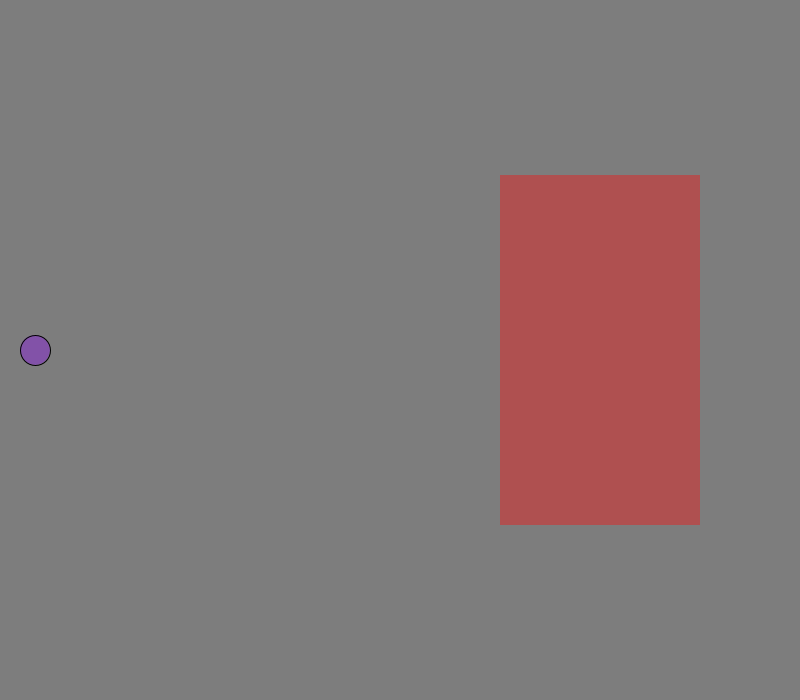
Frame 1 (no input)
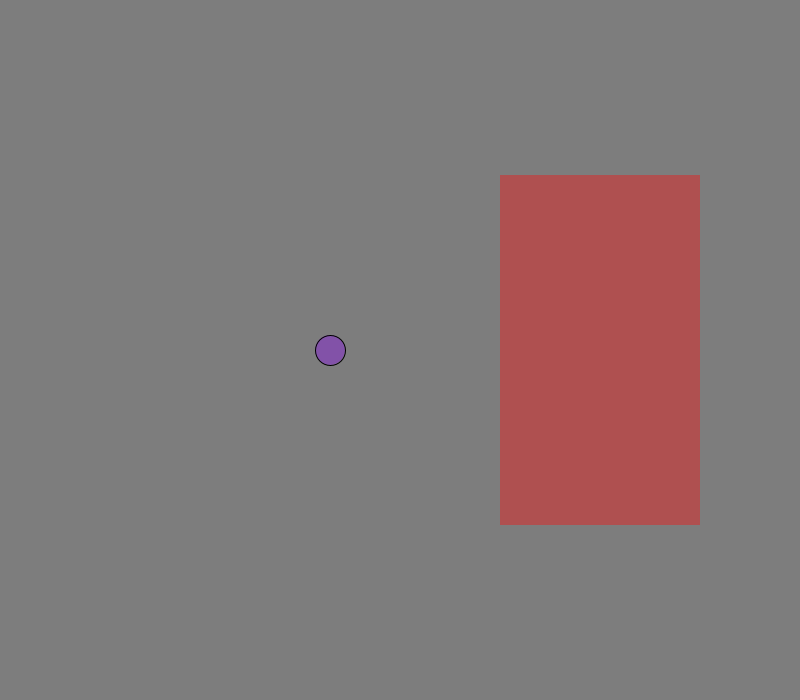
Frame 60 (the mouse pressed at the canvas centre just before this capture)
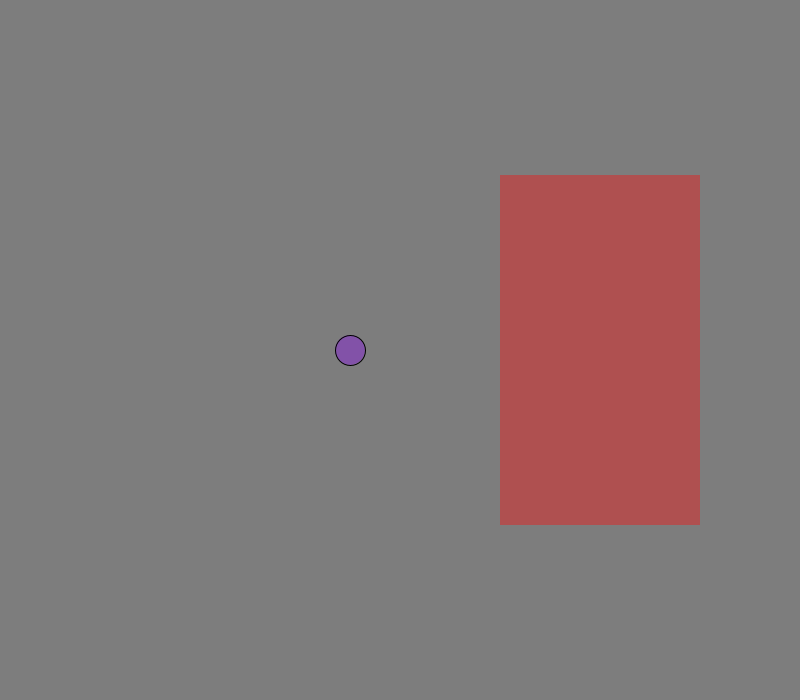
Frame 120 (the mouse held since frame 60 and released just before this capture)

The Processing sketch that drew these frames (run headless with seeded random() and noise(); from frame 60 on, the mouse is pressed at the canvas centre):

// Processing sketch: question_1
// ── question_1.pde
/*
Draw a rectangle somewhere on the screen. Create a ball that moves in a straight horizontal line,
ensuring that the ball’s path will cross that of the rectangle. When the ball hits the rectangle,
it should bounce and start moving in the opposite direction. Similarly, if the ball hits the edge
of the screen, it should bounce.
*/

/////////////////////
// Global Variables
/////////////////////

final int ballSize = 30;
int ballSpeed = 5;
int ballX;
int boxWidth;
int boxHeight;
int boxEdge;

final color ballColour = color(random(50,175), random(50,175), random(50,175));


/////////////////////
// Setup
/////////////////////

void setup() {
    size(800, 700);
    
    boxWidth = width/4;
    boxHeight = height/2;
    boxEdge = width*3/4 - boxWidth/2;
    ballX = ballSize;
}

/////////////////////
// Drawing stuff
/////////////////////

void draw() {
    background(125);
    drawBox(boxWidth, boxHeight);
    caculateSpeed();
    drawBall();
}

void drawBox(int w, int h) {
    rectMode(CENTER);
    noStroke();
    fill(175, 80, 80); 

    rect(width*3/4, height/2, w, h);
}

void drawBall() {
    stroke(0);
    fill(ballColour);

    circle(ballX, height/2, ballSize);
}

/////////////////////
// Logic
/////////////////////

void caculateSpeed() {
    if (ballX <= boxEdge - ballSize/2 &&
        ballX - ballSize/2 != 0) {
        ballX = ballX + ballSpeed;
    } else if (ballX - ballSize/2 == 0) {
        ballSpeed = ballSpeed*-1;
        ballX = ballX + ballSpeed;
    } else {
        ballSpeed = ballSpeed*-1;
        ballX = ballX + ballSpeed;
    }
}
